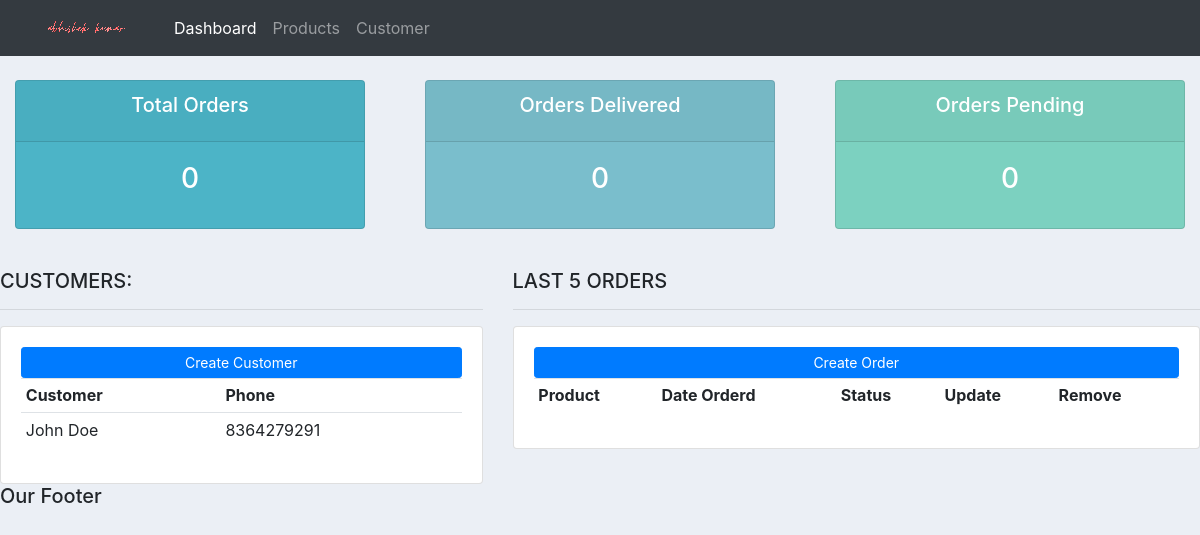
The app's page /, older data.
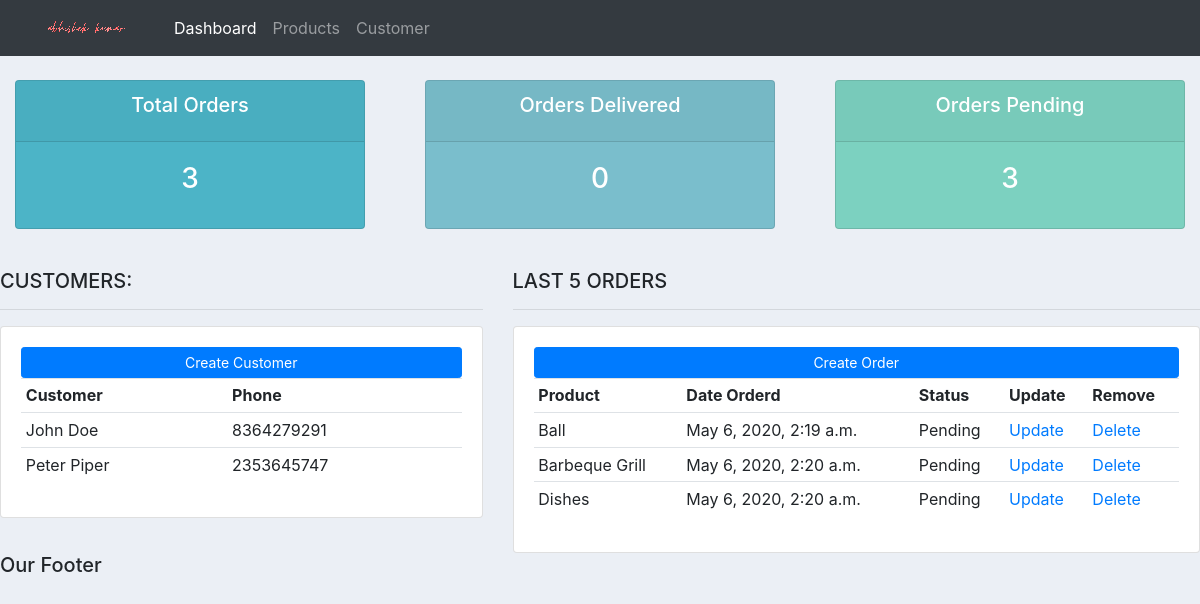
The same page, newer data.
### accounts/models.py (models this page shows, shortened)
class Customer(models.Model):
    name = models.CharField(max_length=200, null=True)
    phone = models.CharField(max_length=200, null=True)
    email =models.CharField(max_length=200, null=True)
    date_created = models.DateTimeField(auto_now_add=True, null=True)

class Order(models.Model):
    STATUS = (
        ('Pending', 'Pending'),
        ('Out for delivery', 'Out for delivery'),
        ('Delivered', 'Delivered'),
    )
    customer = models.ForeignKey(Customer, null=True, on_delete=models.SET_NULL)
    product = models.ForeignKey(Product, null=True, on_delete=models.SET_NULL)
    date_created = models.DateTimeField(auto_now_add=True, null=True)
    status = models.CharField(max_length=200, null=True, choices=STATUS)

class Product(models.Model):
    CATEGORY = (
        ('Indoor', 'Indoor'),
        ('Out Door', 'Out Door'),
    )
    name = models.CharField(max_length=200, null=True)
    price = models.FloatField(null=True)
    category = models.CharField(max_length=200, null=True, choices=CATEGORY)
    description = models.CharField(max_length=200, null=True, blank=True)
    date_created = models.DateTimeField(auto_now_add=True, null=True)
    tags = models.ManyToManyField(Tag)
    def __str__(self):
        return self.name

### accounts/views.py (the view)
# urls.py: path('', views.home),
def home(request):
    orders = Order.objects.all()
    customers = Customer.objects.all()
    total_customers = customers.count()
    total_orders = orders.count()
    delivered = orders.filter(status='Delivered').count()
    pending = orders.filter(status='Pending').count()
    context = {'orders':orders, 'customers':customers,
    'total_orders':total_orders, 'delivered':delivered,
    'pending':pending}
    return render(request, 'accounts/dashboard.html', context)

### accounts/templates/accounts/dashboard.html
{% extends 'accounts/main.html' %}
{% block content %}
{%  include 'accounts/status.html' %}
<br>
<div class="row">
	<div class="col-md-5">
		<h5>CUSTOMERS:</h5>
		<hr>
		<div class="card card-body">
			<a class="btn btn-primary  btn-sm btn-block" href="">Create Customer</a>
			<table class="table table-sm">
				<tr>
					<th>Customer</th>
					<th>Phone</th>
				</tr>
				{% for customer in customers %}
				<tr>
					<td>{{customer.name}}</td>
					<td>{{customer.phone}}</td>
				</tr>
			{% endfor %}
			</table>
		</div>
	</div>
	<div class="col-md-7">
		<h5>LAST 5 ORDERS</h5>
		<hr>
		<div class="card card-body">
			<a class="btn btn-primary  btn-sm btn-block" href="">Create Order</a>
			<table class="table table-sm">
				<tr>
					<th>Product</th>
					<th>Date Orderd</th>
					<th>Status</th>
					<th>Update</th>
					<th>Remove</th>
				</tr>
				{% for order in orders %}
				<tr>
					<td>{{order.product}}</td>
					<td>{{order.date_created}}</td>
					<td>{{order.status}}</td>
					<td><a href="">Update</a></td>
					<td><a href="">Delete</a></td>
				</tr>
			{% endfor %}
			</table>
		</div>
	</div>
</div>
{% endblock %}

### accounts/templates/accounts/main.html (shortened to what this page needs)
{% load static %}
<!DOCTYPE html>
<html>
    <head>
        <link rel="stylesheet" href="https://stackpath.bootstrapcdn.com/bootstrap/4.3.1/css/bootstrap.min.css">
        <link rel="stylesheet" types="text/css" href="{% static 'css/main.css'%}">
    </head>
    <body>
        {% include 'accounts/navbar.html' %}
    {% block content %}
    {% endblock %}
        <h5>Our Footer</h5>
    </body>
</html>

### accounts/templates/accounts/navbar.html (shortened to what this page needs)
{% load static %}
<nav class="navbar navbar-expand-lg navbar-dark bg-dark">
    <img src="{% static 'images/logo.png' %}">
    <div class="collapse navbar-collapse" id="navbarNav">
      <ul class="navbar-nav">
        <li class="nav-item active">
          <a class="nav-link" href="#">Dashboard</a>
        </li>
        <li class="nav-item">
          <a class="nav-link" href="#">Products</a>
        </li>
        <li class="nav-item">
          <a class="nav-link" href="#">Customer</a>
        </li>
      </ul>
    </div>
  </nav>

### accounts/templates/accounts/status.html
<br>
<div class="row">
	<div class="col">
		<div class="col-md">
			<div class="card text-center text-white  mb-3" id="total-orders">
			  	<div class="card-header">
			  		<h5 class="card-title">Total Orders</h5>
			  	</div>
			  	<div class="card-body">
			    	<h3 class="card-title">{{total_orders}}</h3>
			  	</div>
			</div>
		</div>
	</div>
	<div class="col">
		<div class="col-md">
			<div class="card text-center text-white  mb-3" id="orders-delivered">
			  	<div class="card-header">
			  		<h5 class="card-title">Orders Delivered</h5>
			  	</div>
			  	<div class="card-body">
			    	<h3 class="card-title">{{delivered}}</h3>
			  	</div>
			</div>
		</div>
	</div>
	<div class="col">
		<div class="col-md">
			<div class="card text-center text-white  mb-3" id="orders-pending">
			  	<div class="card-header">
			  		<h5 class="card-title">Orders Pending</h5>
			  	</div>
			  	<div class="card-body">
			    	<h3 class="card-title">{{pending}}</h3>
			  	</div>
			</div>
		</div>
	</div>
</div>

### static/css/main.css (style rules this page uses)
body { background-color: #ebeff5; }
#total-orders { background-color: #4cb4c7; }
#orders-delivered { background-color: #7abecc; }
#orders-pending { background-color: #7CD1C0; }

Row changes from the older to the newer data that the page shows:
added Customer: name "Peter Piper", phone "2353645747"
added Order: product "Ball", date_created "May 6, 2020, 2:19 a.m.", status "Pending"
added Order: product "Barbeque Grill", date_created "May 6, 2020, 2:20 a.m.", status "Pending"
added Order: product "Dishes", date_created "May 6, 2020, 2:20 a.m.", status "Pending"
Text that changed along with them:
{{ total_orders }}: "0" → "3"
{{ pending }}: "0" → "3"
